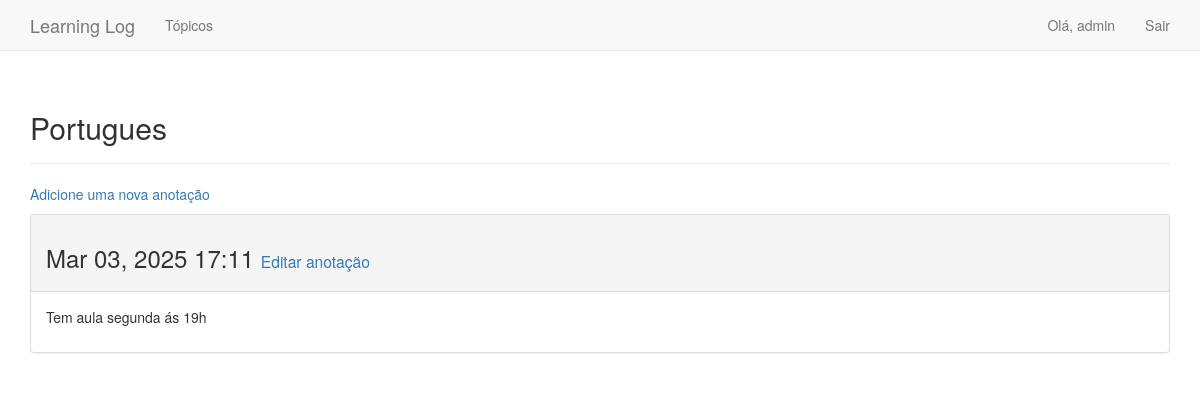
The page /topics/6/ (signed in) on the database as committed earlier.
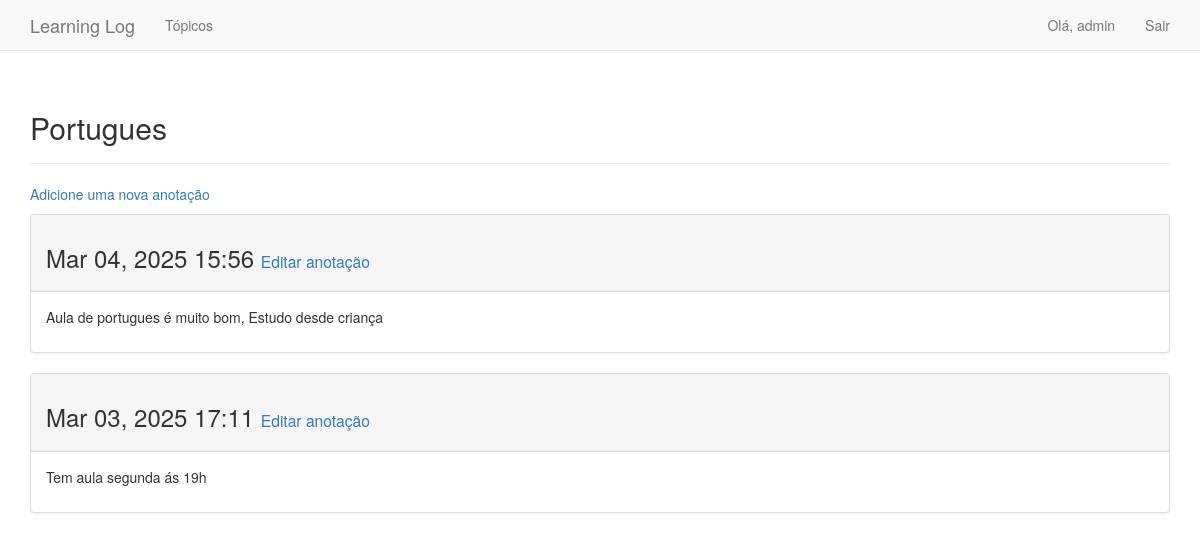
The same page on the database as committed later.
### learning_logs/models.py (models this page shows, shortened)
class Topic(models.Model):
    text =  models.CharField(max_length=200)
    date_added = models.DateTimeField(auto_now_add=True)
    owern = models.ForeignKey(User, on_delete=models.CASCADE)
    def __str__(self):
        return self.text

class Entry(models.Model):
    topic = models.ForeignKey(Topic, on_delete=models.CASCADE)
    text = models.TextField()
    date_added = models.DateTimeField(auto_now_add=True)
    class Meta:
        verbose_name_plural = 'entries'

### learning_logs/views.py (the view)
# urls.py: path('topics/<topic_id>/', views.topic, name='topic'),
@login_required
def topic(request, topic_id):
    topic = Topic.objects.get(id = topic_id)
    if topic.owern != request.user:
        raise Http404
    entries = topic.entry_set.order_by('-date_added')
    context = {'topic': topic, 'entries': entries}
    return render(request, 'learning_logs/topic.html', context)

### learning_logs/templates/learning_logs/topic.html
{% extends "learning_logs/base.html" %}
{% block header %}
    <h2>{{ topic }}</h2>
{% endblock header %}
{% block content %}
    <p>
        <a href="{% url 'new_entry' topic.id  %}">Adicione uma nova anotação</a>
    </p>
        {% for entry in entries %}
            <div class="panel panel-default">
                <div class="panel-heading">
                    <h3>
                        <time datetime="{{ entry.date_added|date:'Y-m-d\TH:i' }}">
                            {{ entry.date_added|date:"M d, Y H:i" }}
                        <small>
                            <a href="{% url 'edit_entry' entry.id %}">Editar anotação</a>
                        </small>
                    </h3>
                </div>
                <div class="panel-body">
                   {{ entry.text | linebreaks }}
                </div>
            </div>
        {% empty %}
            Não há registro!
        {% endfor %}
{% endblock content %}

### learning_logs/templates/learning_logs/base.html (shortened to what this page needs)
{% load bootstrap3 %}
<!DOCTYPE html>
<html lang="pt-br">
    <head>
        {% bootstrap_css %}
    </head>
    <body>
        <nav class="navbar navbar-default navbar-static-top">
            <div class="container">
                <div class="navbar-header">
                    <a class="navbar-brand" href="{% url 'index' %}">Learning Log</a>
                </div>
                <div id="navbar" class="collapse navbar-collapse" >
                    <ul class="nav navbar-nav">
                        <li><a href="{% url 'topics' %}">Tópicos</a></li>
                    </ul>
                    <ul class="nav navbar-nav navbar-right">
                    {% if user.is_authenticated %}
                        <li><a>Olá, {{ user.username }}</a></li>
                        <li><a href="{% url 'logout' %}">Sair</a></li>
                    {% else %}
                        <li><a href="{% url 'register' %}">Registrar</a></li>
                        <li><a href="{% url 'login' %}">Entrar</a></li>
                    {% endif %}
                    </ul>
                </div>
            </div>
        </nav>
        <div class="container">
            <div class="page-header">
                {% block header %}{% endblock header %}
            </div>
            <div>
                {% block content %}{% endblock content %}
            </div>
        </div>
    </body>
</html>

Rows that differ between the two databases and show on the page:
added Entry: date_added "Mar 04, 2025 15:56", text "Aula de portugues é muito bom, Estudo desde criança"
